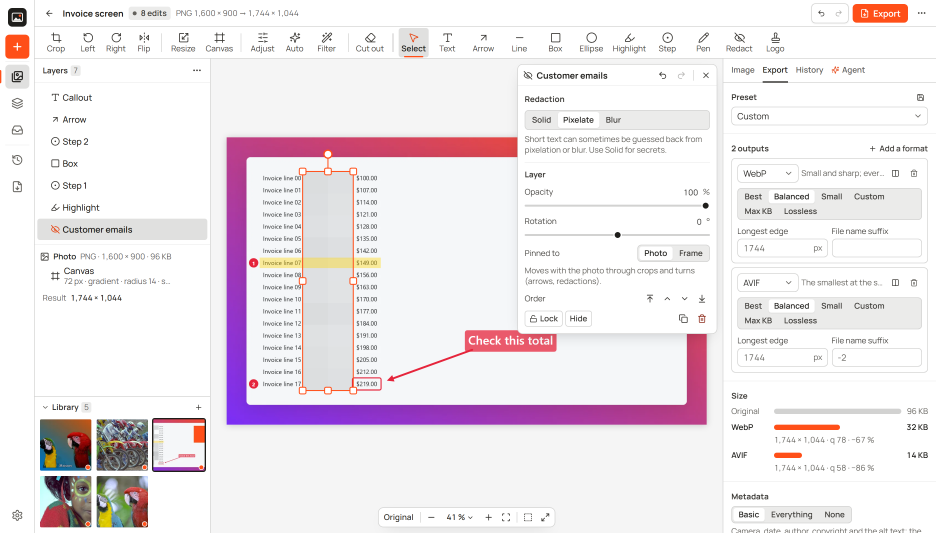
#> input picture image-utility/thumbnail.png, 2808 x 1598 px (shown at 1/3 size)
$ python -i jobs.py   (imports and definitions only)
#> lines starting #> are read from the running program, lines starting #| are printed output that depends on the picture; after the words box and inside, x2 and y2 are one past the last pixel; in counts of white or black regions, pixels touching at a corner belong together
#> further down, picture is the input picture: PIL image 2808x1598 RGB; mean R, G, B 238.8, 232.2, 236
"""The engine's jobs (one JSON file each; see server.py).

    ping                       versions
    probe     path             facts about an original
    render    path stack       a preview (and thumbnail, histogram) of the stack
    export    path stack outputs
                               write each output file (any format, animations kept)
    analyze   path stack what  auto adjust, trim box, smart crop box, colours, histogram
    mask      path stack model a background mask for a remove_bg edit
    filters   path stack       small previews of every filter look
    compare   path stack spec region
                               the same region before and after encoding, at 100 %
"""

import io
import os

from PIL import Image, ImageChops

from . import ENGINE_VERSION, ai, encode, geom, load, render, tone
from .errors import ImgError, invalid


def _ctx(job):
    # layers: False renders the photo's edits only (the workspace draws the layers itself).
    return {"masks": job.get("masks") or {}, "logos": job.get("logos") or {}, "layers": job.get("layers", True) is not False}


# [112 lines left out: functions _save_preview, do_render, _frames_for, do_export, _scaled, not called in this run]


def trim_box(im, tolerance=12):
    """The box inside a uniform border (the corner's colour), in this image's pixels."""
#> called with tolerance = 12
    rgb = im.convert("RGBA")
    corner = rgb.getpixel((0, 0))
#> corner = (255, 255, 255, 255)
    bg = Image.new("RGBA", rgb.size, corner)
#> bg: PIL image 2808x1598 RGBA; every value is 255
    diff = ImageChops.difference(rgb, bg).convert("L").point(lambda v: 255 if v > tolerance else 0)
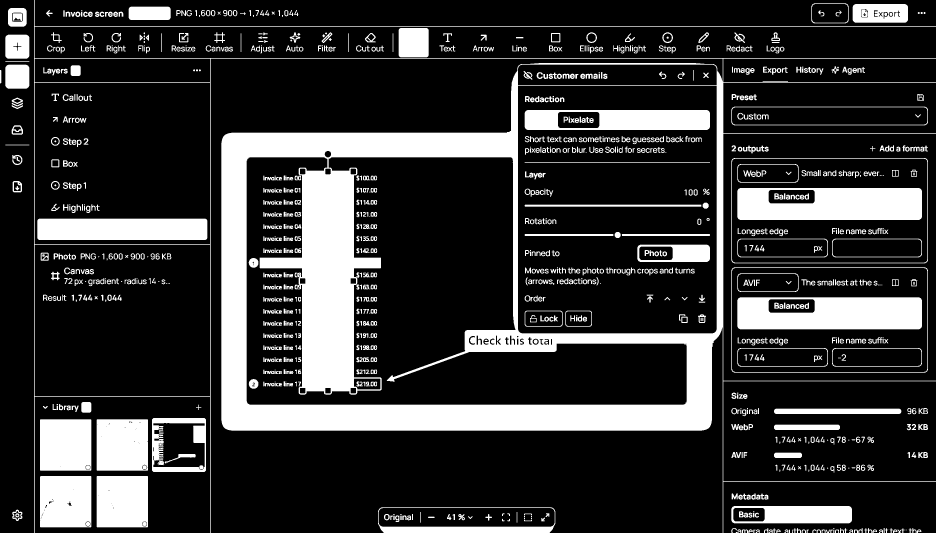
#> diff: PIL image 2808x1598 L (shown at 1/3 size); 20.8% white; 1311 white regions (191 under 20 px), largest, box (x1, y1, x2, y2) and area: (102, 0, 2808, 1598) 450552, (2212, 564, 2766, 660) 47609, (2212, 892, 2766, 988) 47609
    box = diff.getbbox()
#> box = (0, 0, 2808, 1598)
    if box is None:
        return None
    return box


# [135 lines left out: functions do_analyze, do_mask, do_filters, do_compare, do_zip, handle, not called in this run]

>>> from PIL import Image
>>> picture = Image.open('../../thumbnail.png')
>>> result = trim_box(picture)
#> result = (0, 0, 2808, 1598)
